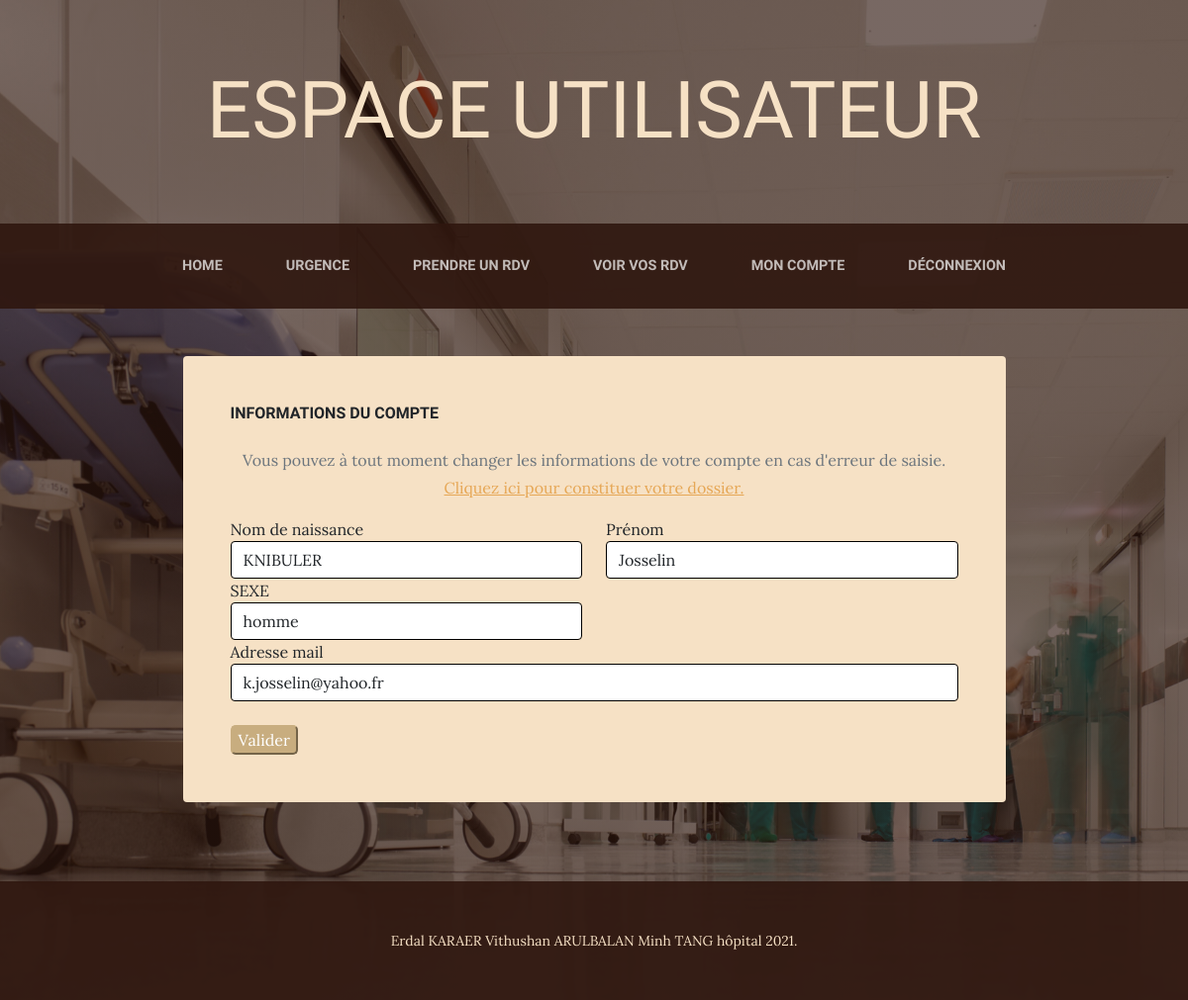
Screenshot of /forms/moncompte.php (signed in) with the database file from the repository.
### tables this page shows
CREATE TABLE IF NOT EXISTS `utilisateur` (
  `id` int(10) UNSIGNED NOT NULL AUTO_INCREMENT,
  `nom` varchar(255) NOT NULL,
  `prenom` varchar(255) NOT NULL,
  `sexe` varchar(255) NOT NULL,
  `mail` varchar(255) NOT NULL,
  `mdp` varchar(255) NOT NULL,
  `statut` varchar(255) NOT NULL,
  PRIMARY KEY (`id`)
);

### back/manager/manager.php (called while the page is built, shortened)
<?php
class manager
{
  public function connexionBdd()
  {
    try {
      $db = new PDO('mysql:host='.$_ENV["bdd_host"].';dbname='.$_ENV["bdd_name"].';charset=utf8', $_ENV["bdd_user"], $_ENV["bdd_password"]);
    } catch (Exception $e) {
      die('Error:' . $e->getMessage());
    }
    return $db;
  }
  public function afficherInfoProfil($mail)
  {
    $sql = $this->connexionBdd()->prepare('SELECT * FROM utilisateur WHERE mail=:mail');
    $sql->execute(array(
        'mail' => $mail
    ));
    $result = $sql->fetch();
    return $result;
  }
}
?>

### forms/moncompte.php (the view, shortened to what this page needs)
<!DOCTYPE html>
<html lang="en">
    <head>
        <link href="/Projet_hopital/css/styles.css" rel="stylesheet" />
    </head>
    <body>
        <header>
            <h1 class="site-heading text-center text-faded d-none d-lg-block">
                <span class="site-heading-lower">Espace utilisateur</span>
            </h1>
        </header>
        <?php
        include '../include/header.php';
        $manager = new manager();
        $r = $manager->afficherInfoProfil($_SESSION['mail']);
        ?>
        <section class="page-section about-heading">
            <div class="container">
<br>
<br>
                <div class="about-heading-content">
                    <div class="row">
                        <div class="col-xl-9 col-lg-10 mx-auto">
                            <div class="bg-faded rounded p-5">
                                <h2 class="section-heading mb-4">
                                    <span class="section-heading-upper">Informations du compte</span>
                                </h2>
                                <p class="text-center text-muted">Vous pouvez à tout moment changer les informations de votre compte en cas d'erreur de saisie. <a href="/Projet_hopital/forms/dossierAdmission.php"/>Cliquez ici pour constituer votre dossier.</a></p>
                                <form action="../back/modifier.php" method="post">
                                  <div class="form-group row">
                                    <div class="col-md-6">
                                      <label for="">Nom de naissance</label>
                                      <input type="text" class="form-control" name="nom" value="<?php echo $r['nom']; ?>" required>
                                    </div>
                                    <div class="col-md-6">
                                      <label for="">Prénom</label>
                                      <input type="text" class="form-control" name="prenom" value="<?php echo $r['prenom']; ?>" required>
                                    </div>
                                      <div class="col-md-6">
                                          <label for="">SEXE</label>
                                          <input type="text" class="form-control" name="sexe" value="<?php echo $r['sexe']; ?>" required>
                                      </div>
                                    <div class="col-md-12">
                                      <label for="">Adresse mail</label>
                                      <input type="email" class="form-control" name="mail" value="<?php echo $r['mail']; ?>" required>
                                    </div>
                                      <div>
                                          <br>
                                          <button type="submit" class="btninsc">Valider</button>
                                      </div>
                                </form>
                            </div>
                        </div>
                    </div>
                </div>
            </div>
        </section>
         <?php
        include '../include/footer.php'; ?>
    </body>
</html>

### rows the page displays
utilisateur: nom "KNIBULER", prenom "Josselin", sexe "homme", mail "k.josselin@yahoo.fr"
